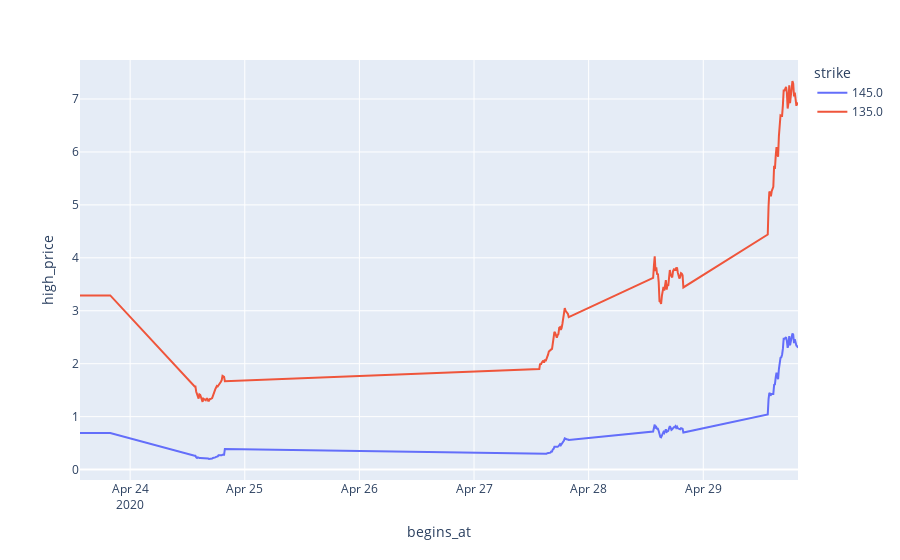

The notebook cell saved with this chart:
### Code cell
fig = px.line(df, x='begins_at',y="high_price", color='strike')
#fig = px.line(df, x="year", y="lifeExp", color='country')

fig.show()

### Figure 1 — Plotly figure (JSON) as saved in the notebook; plotly's stock layout.template omitted (floating-point values rounded to 4 significant figures; data arrays with more than 128 entries replaced by an {"elided": "..."} marker saying what was removed)
{"data": [{"hoverlabel": {"namelength": 0}, "hovertemplate": "strike=145.0<br>begins_at=%{x}<br>high_price=%{y}", "legendgroup": "145.0", "line": {"color": "#636efa", "dash": "solid"}, "mode": "lines", "name": "145.0", "showlegend": true, "type": "scatter", "x": {"elided": "195 str values"}, "xaxis": "x", "y": {"elided": "195 str values"}, "yaxis": "y"}, {"hoverlabel": {"namelength": 0}, "hovertemplate": "strike=135.0<br>begins_at=%{x}<br>high_price=%{y}", "legendgroup": "135.0", "line": {"color": "#EF553B", "dash": "solid"}, "mode": "lines", "name": "135.0", "showlegend": true, "type": "scatter", "x": {"elided": "195 str values"}, "xaxis": "x", "y": {"elided": "195 str values"}, "yaxis": "y"}], "layout": {"legend": {"title": {"text": "strike"}, "tracegroupgap": 0}, "margin": {"t": 60}, "xaxis": {"anchor": "y", "domain": [0, 1], "title": {"text": "begins_at"}}, "yaxis": {"anchor": "x", "domain": [0, 1], "title": {"text": "high_price"}}}}
